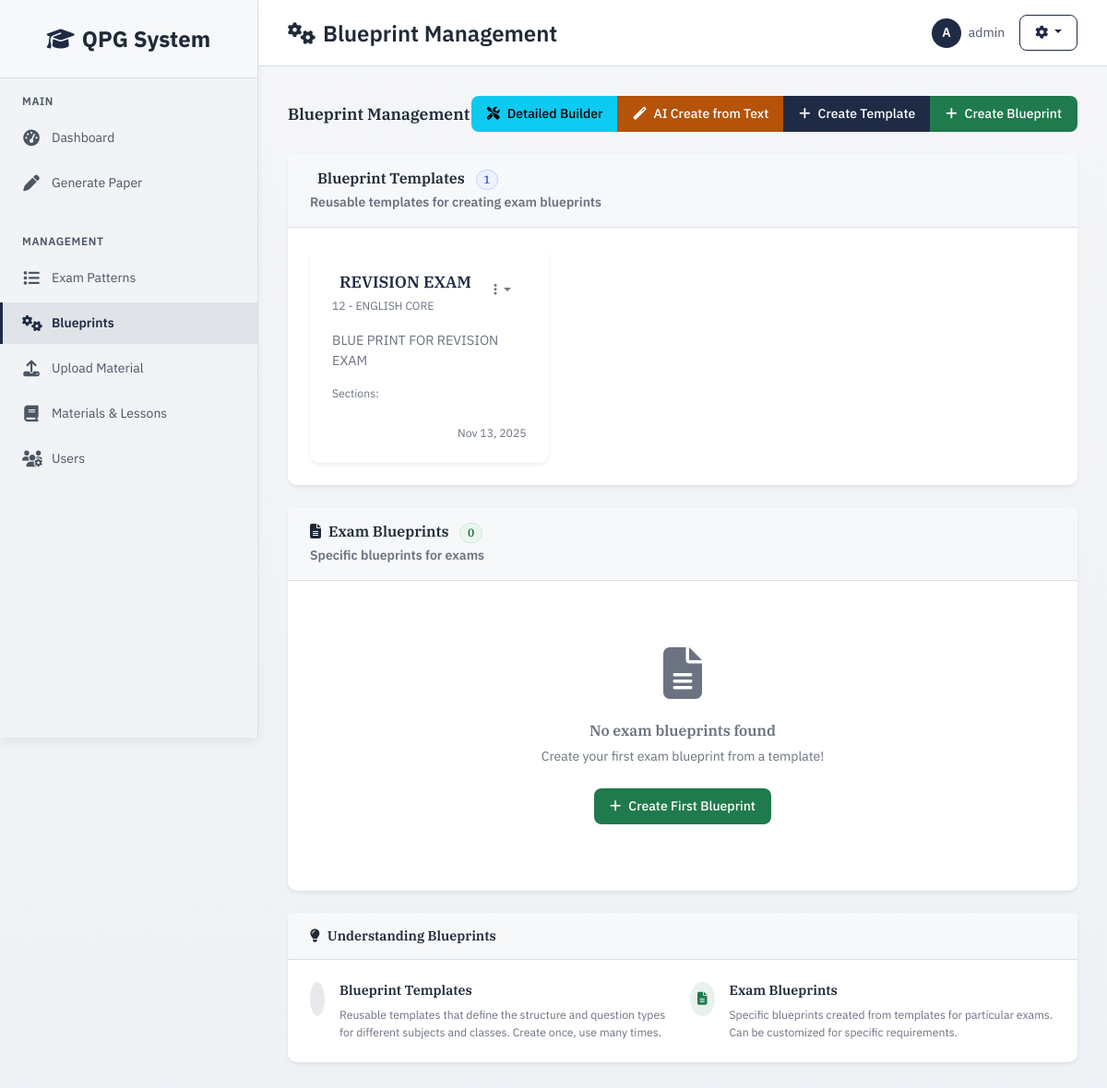
Page /blueprints/ (signed in) on the committed database.
### core/models.py (models this page shows, shortened)
class BlueprintTemplate(models.Model):
    name = models.CharField(max_length=100, unique=True)  # e.g. "CBSE English Core", "CBSE Biology"
    subject = models.CharField(max_length=100)
    class_name = models.CharField(max_length=10)
    description = models.TextField(blank=True)
    blueprint = models.JSONField(default=dict)  # Enhanced structure with question types
    is_default = models.BooleanField(default=False)  # Mark as default template
    is_active = models.BooleanField(default=True)
    created_by = models.ForeignKey(User, on_delete=models.SET_NULL, null=True, blank=True)
    created_at = models.DateTimeField(auto_now_add=True)
    updated_at = models.DateTimeField(auto_now=True)
    class Meta:
        unique_together = ['subject', 'class_name', 'is_default']
        ordering = ['subject', 'class_name', 'name']

### core/views.py (the view)
# urls.py: path("blueprints/", views.blueprint_list_view, name="blueprint_list"),
@login_required(login_url='login')
def blueprint_list_view(request):
    templates = BlueprintTemplate.objects.filter(is_active=True).order_by('subject', 'class_name')
    blueprints = ExamBlueprint.objects.filter(is_active=True).order_by('class_name', 'subject')
    return render(request, "blueprint_list.html", {
        "templates": templates,
        "blueprints": blueprints
    })

### core/templates/blueprint_list.html (shortened to what this page needs)
{% extends "base.html" %}
{% block page_icon %}cogs{% endblock %}
{% block page_title %}Blueprint Management{% endblock %}
{% block content %}
<div class="row mb-4">
  <div class="col-12">
    <div class="d-flex justify-content-between align-items-center">
      <h4 class="mb-0">Blueprint Management</h4>
      <div class="btn-group">
        <a href="{% url 'detailed_blueprint_builder' %}" class="btn btn-info">
          <i class="fas fa-tools me-2"></i>Detailed Builder
        </a>
        <a href="{% url 'create_blueprint_from_text' %}" class="btn btn-warning">
          <i class="fas fa-magic me-2"></i>AI Create from Text
        </a>
        <a href="{% url 'blueprint_template_create' %}" class="btn btn-primary">
          <i class="fas fa-plus me-2"></i>Create Template
        </a>
        <a href="{% url 'exam_blueprint_create' %}" class="btn btn-success">
          <i class="fas fa-plus me-2"></i>Create Blueprint
        </a>
      </div>
    </div>
  </div>
</div>
<div class="row mb-4">
  <div class="col-12">
    <div class="card border-0 shadow-sm">
      <div class="card-header border-bottom">
        <h5 class="mb-0">
          Blueprint Templates
          <span class="badge bg-primary ms-2">{{ templates|length }}</span>
        </h5>
        <small class="text-muted">Reusable templates for creating exam blueprints</small>
      </div>
      <div class="card-body">
        {% if templates %}
          <div class="row g-3">
            {% for template in templates %}
            <div class="col-md-6 col-lg-4">
              <div class="card h-100 border-0 shadow-sm">
                <div class="card-body">
                  <div class="d-flex justify-content-between align-items-start mb-3">
                    <div>
                      <h6 class="card-title text-primary mb-1">
                        {{ template.name }}
                      </h6>
                      <small class="text-muted">{{ template.class_name }} - {{ template.subject }}</small>
                    </div>
                    <div class="dropdown">
                      <button class="btn btn-sm btn-outline-secondary dropdown-toggle" type="button" data-bs-toggle="dropdown">
                        <i class="fas fa-ellipsis-v"></i>
                      </button>
                    </div>
                  </div>
                  {% if template.description %}
                    <p class="card-text text-muted small mb-3">{{ template.description|truncatechars:100 }}</p>
                  {% endif %}
                  <div class="mb-3">
                    <small class="text-muted d-block mb-2">Sections:</small>
                  </div>
                  <div class="d-flex justify-content-between align-items-center">
                    <small class="text-muted">{{ template.created_at|date:"M d, Y" }}</small>
                  </div>
                </div>
              </div>
            </div>
            {% endfor %}
          </div>
        {% endif %}
      </div>
    </div>
  </div>
</div>
<div class="row">
  <div class="col-12">
    <div class="card border-0 shadow-sm">
      <div class="card-header border-bottom">
        <h5 class="mb-0">
          <i class="fas fa-file-alt me-2"></i>Exam Blueprints
          <span class="badge bg-success ms-2">{{ blueprints|length }}</span>
        </h5>
        <small class="text-muted">Specific blueprints for exams</small>
      </div>
      <div class="card-body">
        {% if blueprints %}
          <div class="table-responsive">
            <table class="table table-hover mb-0">
              <thead class="table-light">
                <tr>
                  <th>Class</th>
                  <th>Subject</th>
                  <th>Section</th>
                  <th>Code</th>
                  <th>Sections</th>
                  <th>Template</th>
                  <th>Actions</th>
                </tr>
              </thead>
              <tbody>
                {% for blueprint in blueprints %}
                <tr>
                  <td>
                    <span class="badge bg-primary">{{ blueprint.class_name }}</span>
                  </td>
                  <td>
                    <strong>{{ blueprint.subject }}</strong>
                  </td>
                  <td>
                    {% if blueprint.section %}
                      <span class="badge bg-info">{{ blueprint.section }}</span>
                    {% else %}
                      <span class="text-muted">—</span>
                    {% endif %}
                  </td>
                  <td>
                    {% if blueprint.code %}
                      <code>{{ blueprint.code }}</code>
                    {% else %}
                      <span class="text-muted">—</span>
                    {% endif %}
                  </td>
                  <td>
                    <div class="d-flex flex-wrap gap-1">
                      {% for section in blueprint.blueprint.sections %}
                        <span class="badge bg-secondary">{{ section.name }}: {{ section.marks }}m</span>
                      {% endfor %}
                    </div>
                  </td>
                  <td>
                    {% if blueprint.template %}
                      <span class="text-muted">{{ blueprint.template.name }}</span>
                    {% else %}
                      <span class="text-muted">Custom</span>
                    {% endif %}
                  </td>
                  <td>
                    <div class="btn-group" role="group">
                      <a href="{% url 'exam_blueprint_edit' blueprint.id %}" class="btn btn-sm btn-outline-primary">
                        <i class="fas fa-edit"></i>
                      </a>
                      <a href="{% url 'exam_blueprint_delete' blueprint.id %}" class="btn btn-sm btn-outline-danger"
                         onclick="return confirm('Are you sure you want to delete this blueprint?')">
                        <i class="fas fa-trash"></i>
                      </a>
                    </div>
                  </td>
                </tr>
                {% endfor %}
              </tbody>
            </table>
          </div>
        {% else %}
          <div class="text-center py-5">
            <div class="mb-4">
              <i class="fas fa-file-alt fa-4x text-muted"></i>
            </div>
            <h5 class="text-muted mb-2">No exam blueprints found</h5>
            <p class="text-muted mb-4">Create your first exam blueprint from a template!</p>
            <a href="{% url 'exam_blueprint_create' %}" class="btn btn-success btn-lg">
              <i class="fas fa-plus me-2"></i>Create First Blueprint
            </a>
          </div>
        {% endif %}
      </div>
    </div>
  </div>
</div>
<div class="card border-0 shadow-sm mt-4">
  <div class="card-header border-bottom">
    <h6 class="mb-0"><i class="fas fa-lightbulb me-2"></i>Understanding Blueprints</h6>
  </div>
  <div class="card-body">
    <div class="row g-3">
      <div class="col-md-6">
        <div class="d-flex align-items-start">
          <div class="bg-primary bg-opacity-10 rounded-circle p-2 me-3">
          </div>
          <div>
            <h6 class="mb-2">Blueprint Templates</h6>
            <p class="text-muted small mb-0">Reusable templates that define the structure and question types for different subjects and classes. Create once, use many times.</p>
          </div>
        </div>
      </div>
      <div class="col-md-6">
        <div class="d-flex align-items-start">
          <div class="bg-success bg-opacity-10 rounded-circle p-2 me-3">
            <i class="fas fa-file-alt text-success"></i>
          </div>
          <div>
            <h6 class="mb-2">Exam Blueprints</h6>
            <p class="text-muted small mb-0">Specific blueprints created from templates for particular exams. Can be customized for specific requirements.</p>
          </div>
        </div>
      </div>
    </div>
  </div>
</div>
{% endblock %}

### core/templates/base.html (shortened to what this page needs)
<!DOCTYPE html>
<html lang="en">
<head>
    <link href="https://cdn.jsdelivr.net/npm/bootstrap@5.3.2/dist/css/bootstrap.min.css" rel="stylesheet">
    <link href="https://cdnjs.cloudflare.com/ajax/libs/font-awesome/6.4.0/css/all.min.css" rel="stylesheet">
</head>
<body>
    {% if user.is_authenticated %}
        <div class="sidebar" id="sidebar">
            <div class="sidebar-header">
                <a href="{% url 'dashboard' %}" class="sidebar-brand">
                    <i class="fas fa-graduation-cap"></i>
                    <span>QPG System</span>
                </a>
            </div>
            <nav class="sidebar-nav">
                <div class="nav-section">
                    <div class="nav-section-title">Main</div>
                    <div class="nav-item">
                        <a href="{% url 'dashboard' %}" class="nav-link {% if request.resolver_match.url_name == 'dashboard' %}active{% endif %}">
                            <i class="fas fa-tachometer-alt"></i>
                            <span>Dashboard</span>
                        </a>
                    </div>
                    <div class="nav-item">
                        <a href="{% url 'generate' %}" class="nav-link {% if request.resolver_match.url_name == 'generate' %}active{% endif %}">
                            <i class="fas fa-pen"></i>
                            <span>Generate Paper</span>
                        </a>
                    </div>
                </div>
                <div class="nav-section">
                    <div class="nav-section-title">Management</div>
                    <div class="nav-item">
                        <a href="{% url 'patterns' %}" class="nav-link {% if request.resolver_match.url_name == 'patterns' %}active{% endif %}">
                            <i class="fas fa-list"></i>
                            <span>Exam Patterns</span>
                        </a>
                    </div>
                    <div class="nav-item">
                        <a href="{% url 'blueprint_list' %}" class="nav-link {% if 'blueprint' in request.resolver_match.url_name %}active{% endif %}">
                            <i class="fas fa-cogs"></i>
                            <span>Blueprints</span>
                        </a>
                    </div>
                    <div class="nav-item">
                        <a href="{% url 'upload' %}" class="nav-link {% if request.resolver_match.url_name == 'upload' %}active{% endif %}">
                            <i class="fas fa-upload"></i>
                            <span>Upload Material</span>
                        </a>
                    </div>
                    <div class="nav-item">
                        <a href="{% url 'materials_list' %}" class="nav-link {% if 'materials' in request.resolver_match.url_name %}active{% endif %}">
                            <i class="fas fa-book"></i>
                            <span>Materials & Lessons</span>
                        </a>
                    </div>
                    {% if user.is_superuser or user.is_staff %}
                    <div class="nav-item">
                        <a href="{% url 'admin_create_user' %}" class="nav-link {% if request.resolver_match.url_name == 'admin_create_user' %}active{% endif %}">
                            <i class="fas fa-users-cog"></i>
                            <span>Users</span>
                        </a>
                    </div>
                    {% endif %}
                </div>
            </nav>
        </div>
        <div class="main-content" id="mainContent">
            <div class="top-bar">
                <div class="page-title">
                    <i class="fas fa-{% block page_icon %}tachometer-alt{% endblock %}"></i>
                    <span>{% block page_title %}Dashboard{% endblock %}</span>
                </div>
                <div class="user-menu">
                    <div class="user-info">
                        <div class="user-avatar">
                            {{ user.username|first|upper }}
                        </div>
                        <span>{{ user.username }}</span>
                    </div>
                    <div class="dropdown">
                        <button class="btn btn-outline-primary btn-sm dropdown-toggle" type="button" data-bs-toggle="dropdown">
                            <i class="fas fa-cog"></i>
                        </button>
                    </div>
                </div>
            </div>
            <div class="content-area">
                {% block content %}
                {% endblock %}
            </div>
        </div>
    {% endif %}
</body>
</html>

### rows in the picture
BlueprintTemplate: name "REVISION EXAM", class_name "12", subject "ENGLISH CORE", description "BLUE PRINT FOR REVISION EXAM", created_at "Nov 13, 2025"

### other values in the picture
{{ user.username|first|upper }} "A"
{{ user.username }} "admin"
{{ templates|length }} "1"
{{ blueprints|length }} "0"
